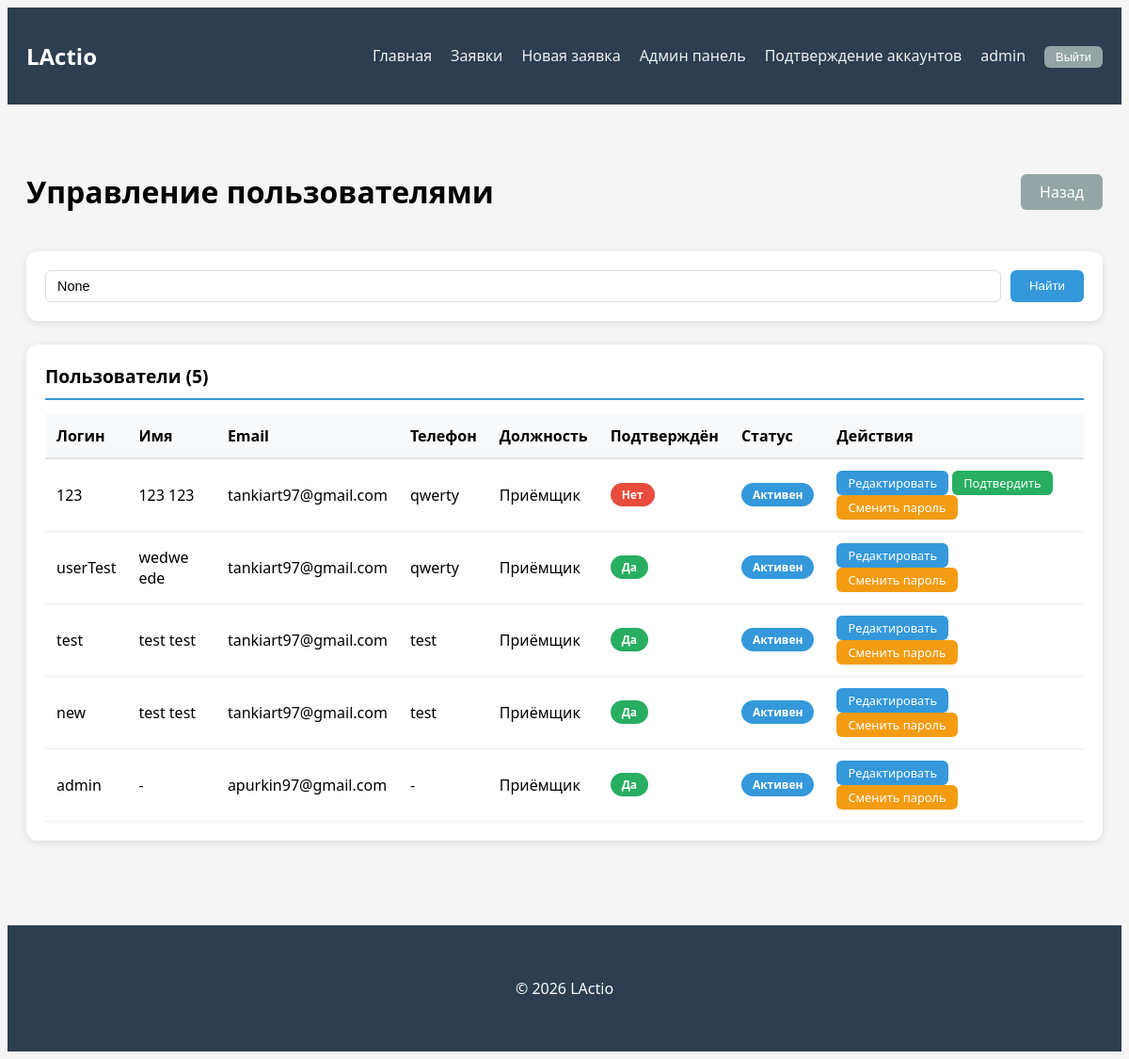
The page /admin-panel/users/ (signed in) on the database its author committed.
### service_reception/models.py (models this page shows, shortened)
class User(AbstractUser):
    POSITION_CHOICES = [
        ('admin', 'Администратор'),
        ('receptionist', 'Приёмщик'),
        ('master', 'Мастер'),
    ]
    phone = models.CharField(max_length=20, blank=True, verbose_name='Телефон')
    position = models.CharField(max_length=50, choices=POSITION_CHOICES, default='receptionist', verbose_name='Должность')
    avatar = models.ImageField(upload_to='avatars/', blank=True, null=True, verbose_name='Фото')
    is_approved = models.BooleanField(default=False, verbose_name='Подтверждён администратором')
    class Meta:
        verbose_name = 'Пользователь'
        verbose_name_plural = 'Пользователи'

### service_reception/admin_views.py (the view, shortened to what this page needs)
# urls.py: path('admin-panel/users/', admin_views.admin_users, name='admin_users'),
@login_required
@user_passes_test(is_admin)
def admin_users(request):
    users = User.objects.all().order_by('-date_joined')
    search = request.GET.get('search')
    context = {'users': users, 'search': search}
    return render(request, 'reception/admin/users.html', context)

### service_reception/admin_views.py (called while the page is built)
def is_admin(user):
    return user.is_staff or user.is_superuser

### service_reception/templates/reception/admin/users.html (shortened to what this page needs)
{% extends 'reception/base.html' %}
{% block content %}
<div class="flex_between mb_20">
    <h1>Управление пользователями</h1>
    <a href="{% url 'service_reception:admin_dashboard' %}" class="btn_secondary">Назад</a>
</div>
<div class="search_section">
    <form method="get" class="search_form_simple">
        <input type="text" name="search" class="search_input_simple" placeholder="Поиск по имени, логину, email..." value="{{ search }}">
        <button type="submit" class="btn_primary">Найти</button>
    </form>
</div>
<div class="main_card">
    <div class="main_card_header">Пользователи ({{ users.count }})</div>
    <div class="table-responsive">
        <table class="data_table">
            <thead>
                <tr>
                    <th class="data_table_header">Логин</th>
                    <th class="data_table_header">Имя</th>
                    <th class="data_table_header">Email</th>
                    <th class="data_table_header">Телефон</th>
                    <th class="data_table_header">Должность</th>
                    <th class="data_table_header">Подтверждён</th>
                    <th class="data_table_header">Статус</th>
                    <th class="data_table_header">Действия</th>
                </tr>
            </thead>
            <tbody>
                {% for u in users %}
                <tr>
                    <td class="data_table_cell">{{ u.username }}</td>
                    <td class="data_table_cell">{{ u.get_full_name|default:"-" }}</td>
                    <td class="data_table_cell">{{ u.email|default:"-" }}</td>
                    <td class="data_table_cell">{{ u.phone|default:"-" }}</td>
                    <td class="data_table_cell">{{ u.get_position_display }}</td>
                    <td class="data_table_cell">
                        {% if u.is_approved %}
                            <span class="status_badge status_completed">Да</span>
                        {% else %}
                            <span class="status_badge status_cancelled">Нет</span>
                        {% endif %}
                    </td>
                    <td class="data_table_cell">
                        {% if u.is_active %}
                            <span class="status_badge status_active">Активен</span>
                        {% else %}
                            <span class="status_badge status_draft">Заблокирован</span>
                        {% endif %}
                    </td>
                    <td class="data_table_cell">
                        <a href="{% url 'service_reception:admin_user_detail' u.id %}" class="btn_primary btn_small">Редактировать</a>
                        {% if not u.is_approved %}
                            <a href="{% url 'service_reception:admin_user_approve' u.id %}" class="btn_success btn_small">Подтвердить</a>
                        {% endif %}
                        <a href="{% url 'service_reception:admin_user_change_password' u.id %}" class="btn_warning btn_small">Сменить пароль</a>
                    </td>
                </tr>
                {% endfor %}
            </tbody>
        </table>
    </div>
</div>
{% endblock %}

### service_reception/templates/reception/base.html (shortened to what this page needs)
{% load static %}
<!DOCTYPE html>
<html lang="ru">
<head>
    <link rel="stylesheet" href="{% static 'css/style.css' %}">
</head>
<body>
    <nav class="navbar_custom">
        <div class="main_container">
            <div class="flex_between">
                <a class="navbar_brand" href="{% url 'service_reception:home' %}">LActio</a>
                <ul class="navbar_menu">
                    <li><a class="navbar_link" href="{% url 'service_reception:home' %}">Главная</a></li>
                    <li><a class="navbar_link" href="{% url 'service_reception:request_list' %}">Заявки</a></li>
                    <li><a class="navbar_link" href="{% url 'service_reception:request_create' %}">Новая заявка</a></li>
                    {% if user.is_staff or user.position == 'admin' %}
                        {% if user.is_staff or user.is_superuser %}
                            <li><a class="navbar_link" href="{% url 'service_reception:admin_dashboard' %}">Админ панель</a></li>
                        {% endif %}
                        <li><a class="navbar_link" href="{% url 'service_reception:pending_users' %}">Подтверждение аккаунтов</a></li>
                    {% endif %}
                    {% if user.is_authenticated %}
                    <li><a class="navbar_link" href="#">{{ user.get_full_name|default:user.username }}</a></li>
                    <li>
                        <form method="post" action="{% url 'service_reception:logout' %}" style="display: inline;">
                            <button type="submit" class="btn_secondary btn_small">Выйти</button>
                        </form>
                    </li>
                    {% else %}
                    <li><a class="navbar_link" href="{% url 'service_reception:register' %}">Регистрация</a></li>
                    <li><a class="navbar_link" href="{% url 'service_reception:login' %}">Вход</a></li>
                    {% endif %}
                </ul>
            </div>
        </div>
    </nav>
    <main class="main_container">
        {% block content %}{% endblock %}
    </main>
    <footer class="footer_custom">
        <div class="main_container">
            <p>© {% now "Y" %} LActio</p>
        </div>
    </footer>
</body>
</html>

### service_reception/static/css/style.css (style rules this page uses)
body { background-color: #f5f5f5; font-family: 'Segoe UI', Tahoma, Geneva, Verdana, sans-serif; }
.main_container { max-width: 1400px; margin: 0 auto; padding: 20px; }
.navbar_custom { background-color: #2c3e50; padding: 15px 0; margin-bottom: 30px; }
.navbar_brand { color: white; font-size: 1.5rem; font-weight: bold; text-decoration: none; }
.navbar_menu { display: flex; gap: 20px; list-style: none; margin: 0; padding: 0; }
.navbar_link { color: #ecf0f1; text-decoration: none; transition: color 0.3s; }
.flex_between { display: flex; justify-content: space-between; align-items: center; }
.main_card { background: white; border-radius: 12px; padding: 20px; margin-bottom: 20px; box-shadow: 0 2px 10px rgba(0,0,0,0.1); }
.main_card_header { font-size: 1.2rem; font-weight: bold; margin-bottom: 15px; padding-bottom: 10px; border-bottom: 2px solid #3498db; }
.search_section { background: white; border-radius: 12px; padding: 20px; margin-bottom: 25px; box-shadow: 0 2px 8px rgba(0,0,0,0.1); }
.data_table { width: 100%; border-collapse: collapse; }
.data_table_header { background-color: #f8f9fa; padding: 12px; text-align: left; font-weight: 600; border-bottom: 2px solid #dee2e6; }
.data_table_cell { padding: 12px; border-bottom: 1px solid #eee; }
.status_badge { display: inline-block; padding: 4px 12px; border-radius: 20px; font-size: 0.75rem; font-weight: bold; }
.status_active { background-color: #3498db; color: white; }
.status_completed { background-color: #27ae60; color: white; }
.status_cancelled { background-color: #e74c3c; color: white; }
.btn_primary { background-color: #3498db; color: white; border: none; padding: 8px 20px; border-radius: 6px; cursor: pointer; text-decoration: none; display: inline-block; transition: background-color 0.3s; }
.btn_success { background-color: #27ae60; color: white; border: none; padding: 8px 20px; border-radius: 6px; cursor: pointer; text-decoration: none; display: inline-block; }
.btn_warning { background-color: #f39c12; color: white; border: none; padding: 8px 20px; border-radius: 6px; cursor: pointer; text-decoration: none; display: inline-block; }
.btn_secondary { background-color: #95a5a6; color: white; border: none; padding: 8px 20px; border-radius: 6px; cursor: pointer; text-decoration: none; display: inline-block; }
.btn_small { padding: 4px 12px; font-size: 0.8rem; }
.search_form_simple { display: flex; gap: 10px; }
.search_input_simple { flex: 1; padding: 8px 12px; border: 1px solid #ddd; border-radius: 6px; font-size: 0.9rem; }
.footer_custom { margin-top: 50px; padding: 20px 0; background-color: #2c3e50; color: white; text-align: center; }
.mb_20 { margin-bottom: 20px; }

### rows shown on the page
User: get_full_name "admin", username "admin", get_full_name "-", email "apurkin97@gmail.com", phone "-", position "Приёмщик", is_approved "Да", is_active "Активен"
User: username "123", get_full_name "123 123", email "tankiart97@gmail.com", phone "qwerty", position "Приёмщик", is_approved "Нет", is_active "Активен"
User: username "userTest", get_full_name "wedwe ede", email "tankiart97@gmail.com", phone "qwerty", position "Приёмщик", is_approved "Да", is_active "Активен"
User: username "test", get_full_name "test test", email "tankiart97@gmail.com", phone "test", position "Приёмщик", is_approved "Да", is_active "Активен"
User: username "new", get_full_name "test test", email "tankiart97@gmail.com", phone "test", position "Приёмщик", is_approved "Да", is_active "Активен"

### other values the page prints
{{ users.count }} "5"
